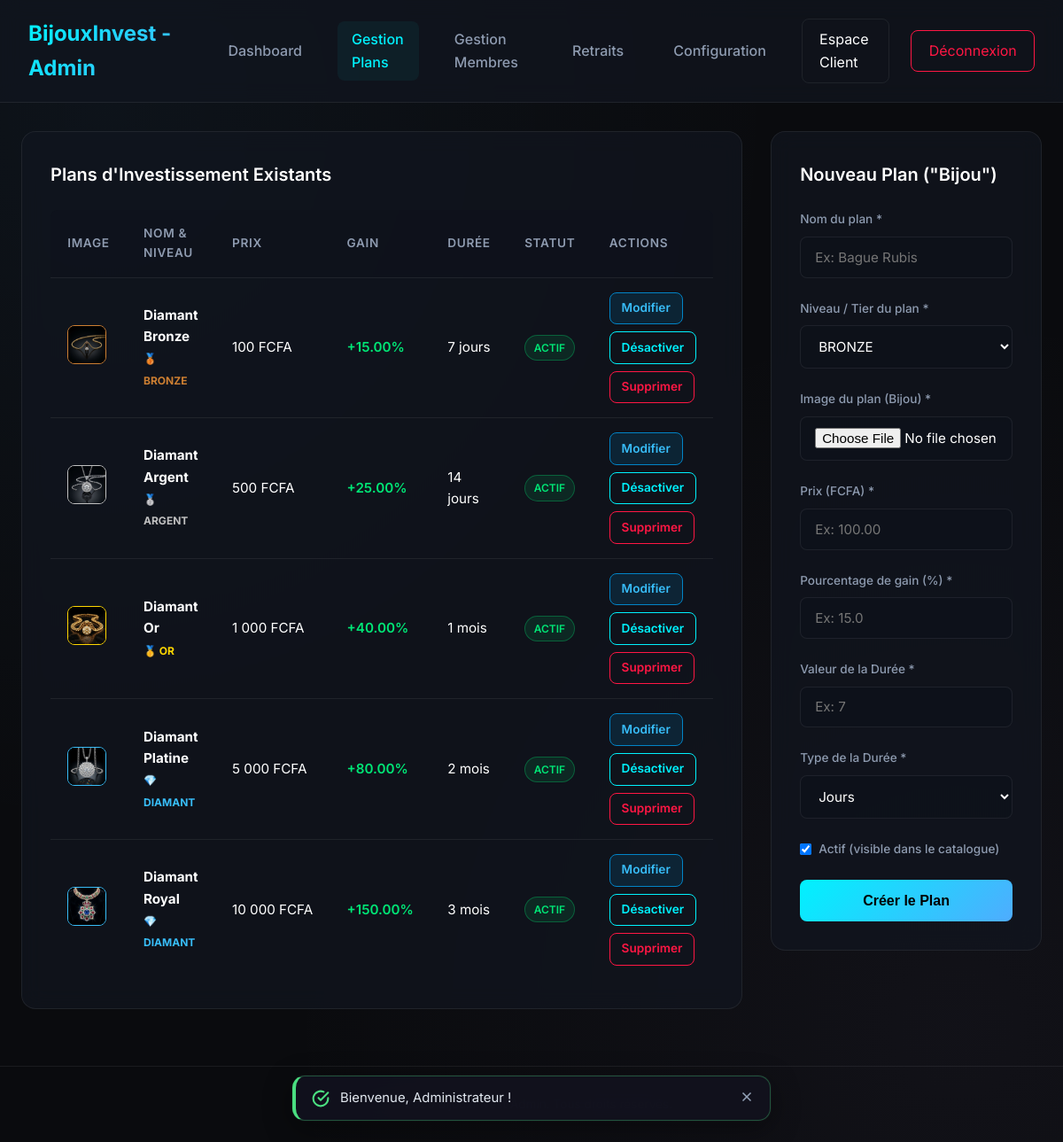
The page /admin/plans.php (signed in) on the database its author committed.
### tables this page shows
CREATE TABLE IF NOT EXISTS `plans` (
  `id` INT AUTO_INCREMENT PRIMARY KEY,
  `nom` VARCHAR(100) NOT NULL,
  `prix` DECIMAL(15, 2) NOT NULL,
  `pourcentage` DECIMAL(5, 2) NOT NULL,
  `duree_valeur` INT NOT NULL,
  `duree_type` VARCHAR(10) NOT NULL,  
  `statut` TINYINT(1) NOT NULL DEFAULT 1,  
  `niveau` VARCHAR(50) DEFAULT 'BRONZE',
  `description` TEXT DEFAULT NULL,
  `image` VARCHAR(255) DEFAULT NULL,
  `created_at` DATETIME DEFAULT CURRENT_TIMESTAMP
);

### config.php (called while the page is built, shortened)
<?php
function e($value) {
    return htmlspecialchars($value ?? '', ENT_QUOTES, 'UTF-8');
}
function csrf_token() {
    return $_SESSION['csrf_token'];
}
function format_money($amount) {
    return number_format($amount, 0, ',', "\u{00A0}") . "\u{00A0}FCFA";
}
function get_theme_class() {
    global $db;
    static $theme_class = null;
    if ($theme_class !== null) {
        return $theme_class;
    }
    try {
        $stmt = $db->query("SELECT key_value FROM settings WHERE key_name = 'site_theme'");
        $theme = $stmt->fetchColumn();
        if ($theme === 'light') {
            $theme_class = 'theme-light';
        } else {
            $theme_class = '';
        }
    } catch (Exception $e) {
        $theme_class = '';
    }
    return $theme_class;
}
    ?>

### functions.php (called while the page is built, shortened)
<?php
function get_plan_tier_info($i, $nom = '', $niveau = '') {
    $themes = [
        'BRONZE'  => ['badge' => '🥉 BRONZE',  'border' => '#cd7f32', 'glow' => 'rgba(205, 127, 50, 0.25)', 'badge_bg' => 'rgba(205, 127, 50, 0.15)'],
        'ARGENT'  => ['badge' => '🥈 ARGENT',  'border' => '#c0c0c0', 'glow' => 'rgba(192, 192, 192, 0.25)', 'badge_bg' => 'rgba(192, 192, 192, 0.15)'],
        'OR'      => ['badge' => '🥇 OR',      'border' => '#ffd700', 'glow' => 'rgba(255, 215, 0, 0.25)', 'badge_bg' => 'rgba(255, 215, 0, 0.15)'],
        'DIAMANT' => ['badge' => '💎 DIAMANT', 'border' => '#38bdf8', 'glow' => 'rgba(56, 189, 248, 0.25)', 'badge_bg' => 'rgba(56, 189, 248, 0.15)'],
        'RUBIS'   => ['badge' => '👑 RUBIS',   'border' => '#f43f5e', 'glow' => 'rgba(244, 63, 94, 0.25)', 'badge_bg' => 'rgba(244, 63, 94, 0.15)'],
    ];
    $key = strtoupper(trim($niveau));
    if (!empty($key) && isset($themes[$key])) {
        return $themes[$key];
    }
    $lower = mb_strtolower($nom);
    if (strpos($lower, 'diamant') !== false) return $themes['DIAMANT'];
    $list = array_values($themes);
    return $list[$i % count($list)];
}

### admin/plans.php (the view, shortened to what this page needs)
<?php
require_once __DIR__ . '/../config.php';
require_once __DIR__ . '/../functions.php';
try {
    $db->exec("ALTER TABLE plans ADD COLUMN niveau VARCHAR(50) DEFAULT 'BRONZE'");
} catch (Exception $e) {
}
$edit_plan = null;
$stmtPlans = $db->query("SELECT * FROM plans ORDER BY prix ASC");
$plans = $stmtPlans->fetchAll();
?>
<!DOCTYPE html>
<html lang="fr">
<head>
    <link rel="stylesheet" href="../assets/css/style.css">
</head>
<body class="<?php echo get_theme_class(); ?>">
<nav class="navbar admin-navbar">
    <a href="dashboard.php" class="nav-brand">BijouxInvest - Admin</a>
    <div class="nav-links">
        <a href="dashboard.php" class="nav-link">Dashboard</a>
        <a href="plans.php" class="nav-link active">Gestion Plans</a>
        <a href="users.php" class="nav-link">Gestion Membres</a>
        <a href="withdrawals.php" class="nav-link">Retraits</a>
        <a href="settings.php" class="nav-link">Configuration</a>
        <a href="../dashboard.php" class="nav-btn-outline">Espace Client</a>
        <a href="../logout.php" class="nav-btn-outline" style="border-color: var(--danger); color: var(--danger);">Déconnexion</a>
    </div>
</nav>
<div class="container">
    <div class="grid-2col">
        <div>
            <div class="card">
                <h2 class="card-title">Plans d'Investissement Existants</h2>
                <?php if (empty($plans)): ?>
                    <div class="empty-state">
                        <p>Aucun plan créé pour le moment.</p>
                    </div>
                <?php else: ?>
                    <div class="table-responsive desktop-only" style="border: none;">
                        <table style="background: transparent;">
                            <thead>
                                <tr>
                                    <th>Image</th>
                                    <th>Nom & Niveau</th>
                                    <th>Prix</th>
                                    <th>Gain</th>
                                    <th>Durée</th>
                                    <th>Statut</th>
                                    <th>Actions</th>
                                </tr>
                            </thead>
                            <tbody>
                                <?php foreach ($plans as $i => $p):
                                    $tier = get_plan_tier_info($i, $p['nom'], $p['niveau'] ?? '');
                                ?>
                                    <tr <?php echo ($edit_plan && $edit_plan['id'] == $p['id']) ? 'style="background: rgba(0, 242, 254, 0.08);"' : ''; ?>>
                                        <td>
                                            <?php if ($p['image']): ?>
                                                <img src="../<?php echo e($p['image']); ?>" style="width:44px;height:44px;border-radius:8px;object-fit:cover;border:1px solid <?php echo $tier['border']; ?>;" alt="">
                                            <?php else: ?>
                                                <span style="display:inline-flex;color:var(--primary);"><svg width="22" height="22" viewBox="0 0 24 24" fill="none" stroke="currentColor" stroke-width="2"><path d="M6 3h12l4 6-10 12L2 9z"/><path d="M11 3 8 9l3 12 3-12-3-6z"/><path d="M2 9h20"/></svg></span>
                                            <?php endif; ?>
                                        </td>
                                        <td>
                                            <strong><?php echo e($p['nom']); ?></strong><br>
                                            <span style="font-size:0.75rem; color:<?php echo $tier['border']; ?>; font-weight:700;">
                                                <?php echo $tier['badge']; ?>
                                            </span>
                                        </td>
                                        <td><?php echo format_money($p['prix']); ?></td>
                                        <td style="color: var(--success); font-weight: 600;">+<?php echo e($p['pourcentage']); ?>%</td>
                                        <td><?php echo e($p['duree_valeur']); ?> <?php echo e($p['duree_type']); ?></td>
                                        <td>
                                            <?php if ($p['statut'] == 1): ?>
                                                <span class="badge badge-approved">Actif</span>
                                            <?php else: ?>
                                                <span class="badge badge-rejected">Inactif</span>
                                            <?php endif; ?>
                                        </td>
                                        <td>
                                            <div class="actions-cell">
                                                <a href="plans.php?edit_id=<?php echo $p['id']; ?>" class="btn-admin-action" style="background: rgba(2,132,199,0.15); border-color: #0284c7; color: #38bdf8;">
                                                    Modifier
                                                </a>
                                                <a href="plans.php?action=toggle&id=<?php echo $p['id']; ?>&csrf_token=<?php echo e(csrf_token()); ?>" class="btn-admin-action">
                                                    <?php echo $p['statut'] == 1 ? 'Désactiver' : 'Activer'; ?>
                                                </a>
                                                <a href="plans.php?action=delete&id=<?php echo $p['id']; ?>&csrf_token=<?php echo e(csrf_token()); ?>" class="btn-admin-action-danger" onclick="return confirm('Voulez-vous vraiment supprimer ce plan ?');">
                                                    Supprimer
                                                </a>
                                            </div>
                                        </td>
                                    </tr>
                                <?php endforeach; ?>
                            </tbody>
                        </table>
                    </div>
                <?php endif; ?>
            </div>
        </div>
        <div>
            <div class="card">
                <h2 class="card-title">
                    <?php echo $edit_plan ? 'Modifier le Plan : ' . e($edit_plan['nom']) : 'Nouveau Plan ("Bijou")'; ?>
                </h2>
                <form action="plans.php" method="POST" enctype="multipart/form-data">
                    <div class="form-group">
                        <label for="nom" class="form-label">Nom du plan *</label>
                        <input type="text" id="nom" name="nom" class="form-control" placeholder="Ex: Bague Rubis" value="<?php echo $edit_plan ? e($edit_plan['nom']) : ''; ?>" required>
                    </div>
                    <div class="form-group">
                        <label for="niveau" class="form-label">Niveau / Tier du plan *</label>
                        <select id="niveau" name="niveau" class="form-control" style="background: rgba(14, 18, 27, 0.8);" required>
                            <?php
                                $cur_niveau = $edit_plan ? strtoupper($edit_plan['niveau'] ?? 'BRONZE') : 'BRONZE';
                            ?>
                            <option value="BRONZE" <?php echo ($cur_niveau === 'BRONZE') ? 'selected' : ''; ?>>BRONZE</option>
                        </select>
                    </div>
                    <div class="form-group">
                        <label for="image" class="form-label">Image du plan (Bijou) <?php echo $edit_plan ? '<span style="color:var(--text-muted);">(optionnel)</span>' : '*'; ?></label>
                        <input type="file" id="image" name="image" class="form-control" accept="image/*" <?php echo $edit_plan ? '' : 'required'; ?>>
                    </div>
                    <div class="form-group">
                        <label for="prix" class="form-label">Prix (FCFA) *</label>
                        <input type="number" step="0.01" min="0.01" id="prix" name="prix" class="form-control" placeholder="Ex: 100.00" value="<?php echo $edit_plan ? e($edit_plan['prix']) : ''; ?>" required>
                    </div>
                    <div class="form-group">
                        <label for="pourcentage" class="form-label">Pourcentage de gain (%) *</label>
                        <input type="number" step="0.1" min="0.1" id="pourcentage" name="pourcentage" class="form-control" placeholder="Ex: 15.0" value="<?php echo $edit_plan ? e($edit_plan['pourcentage']) : ''; ?>" required>
                    </div>
                    <div class="form-group">
                        <label for="duree_valeur" class="form-label">Valeur de la Durée *</label>
                        <input type="number" min="1" id="duree_valeur" name="duree_valeur" class="form-control" placeholder="Ex: 7" value="<?php echo $edit_plan ? e($edit_plan['duree_valeur']) : ''; ?>" required>
                    </div>
                    <div class="form-group">
                        <label for="duree_type" class="form-label">Type de la Durée *</label>
                        <select id="duree_type" name="duree_type" class="form-control" style="background: rgba(14, 18, 27, 0.8);" required>
                            <option value="jours" <?php echo ($edit_plan && $edit_plan['duree_type'] === 'jours') ? 'selected' : ''; ?>>Jours</option>
                        </select>
                    </div>
                    <div class="form-group" style="display: flex; align-items: center; gap: 0.5rem; margin-top: 1.5rem;">
                        <input type="checkbox" id="statut" name="statut" <?php echo (!$edit_plan || $edit_plan['statut'] == 1) ? 'checked' : ''; ?> style="width: auto;">
                        <label for="statut" class="form-label" style="margin-bottom: 0; cursor: pointer;">Actif (visible dans le catalogue)</label>
                    </div>
                    <div style="display:flex; gap:0.5rem; margin-top:1.5rem;">
                        <button type="submit" class="btn-submit" style="flex:1; margin-top:0;">
                            <?php echo $edit_plan ? 'Mettre à jour le Plan' : 'Créer le Plan'; ?>
                        </button>
                    </div>
                </form>
            </div>
        </div>
    </div>
</div>
<footer class="site-footer">
    <p>&copy; 2026 BijouxInvest Admin. Tous droits réservés.</p>
</footer>
</body>
</html>

### rows shown on the page
plans: image (picture), nom "Diamant Bronze", nom+niveau "🥉 BRONZE", prix "100 FCFA", pourcentage "15.00", duree_valeur "7", duree_type "jours", statut "ACTIF"
plans: image (picture), nom "Diamant Argent", nom+niveau "🥈 ARGENT", prix "500 FCFA", pourcentage "25.00", duree_valeur "14", duree_type "jours", statut "ACTIF"
plans: image (picture), nom "Diamant Or", nom+niveau "🥇 OR", prix "1 000 FCFA", pourcentage "40.00", duree_valeur "1", duree_type "mois", statut "ACTIF"
plans: image (picture), nom "Diamant Platine", nom+niveau "💎 DIAMANT", prix "5 000 FCFA", pourcentage "80.00", duree_valeur "2", duree_type "mois", statut "ACTIF"
plans: image (picture), nom "Diamant Royal", nom+niveau "💎 DIAMANT", prix "10 000 FCFA", pourcentage "150.00", duree_valeur "3", duree_type "mois", statut "ACTIF"
